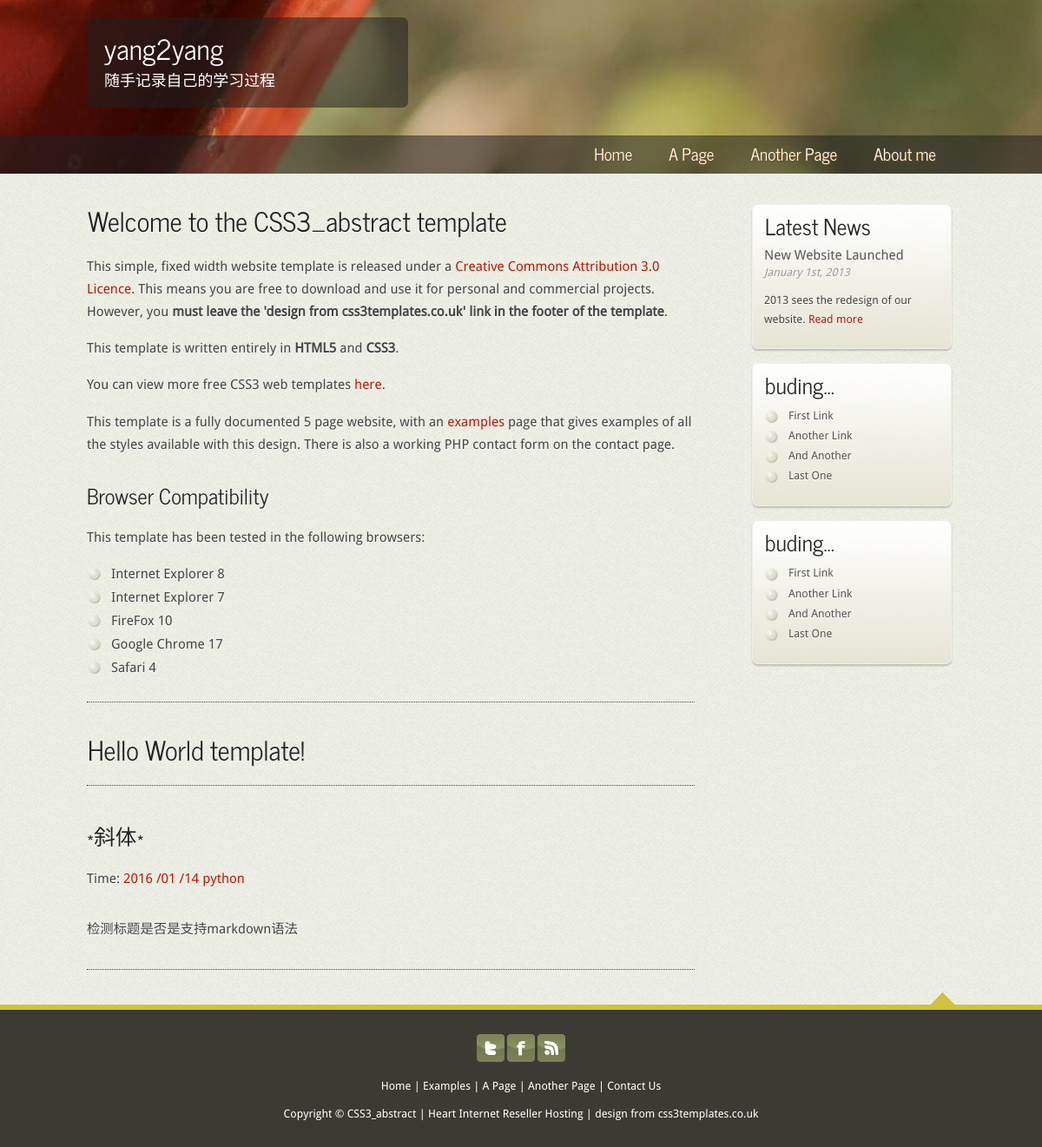
Screenshot of /page/10 with the database file from the repository.
### article/models.py (models this page shows, shortened)
class Article(models.Model):
    title = models.CharField(max_length=100)  # 博客题目
    category = models.CharField(max_length=50, blank=True)  # 博客标签
    date_time = models.DateTimeField(auto_now_add=True)  # 博客日期
    content = MarkdownField()  # 博客文章正文   这里为了使用django_markdown将Text换成了MarkdownField
    def get_absolute_url(self):
        path = reverse('detail', args=[3])
        return "http://127.0.0.1:8000%s" % path  # 注意这里8000后面是没有反斜杠的，md，还看了一会才发现
    class Meta:  # 按时间下降排序     这里为什么要使用一个类来进行对一个东西的排序
        ordering = ['-date_time']

### article/views.py (the view)
# urls.py: url(r'^page/(\d+)$', views.detail, name='detail'),#这里我不知道为什么在官方教程中总是有尖括号扩起来是用来表示什么呢？
def detail(request, id):
    try:
        post = Article.objects.get(id=str(id))
    except Article.DoesNotExist:
        raise Http404
    return render(request, 'post.html', {'post': post})

### article/templatetags/custom_markdown.py (called while the page is built)
@register.filter(is_safe=True)  #注册template filter
@stringfilter  #希望字符串作为参数
def custom_markdown(value):
    return mark_safe(markdown.markdown(value,
        extensions = ['markdown.extensions.fenced_code', 'markdown.extensions.codehilite'],
                                       safe_mode=True,
                                       enable_attributes=False))

### templates/post.html (shortened to what this page needs)
{% extends "base.html" %}
{% load custom_markdown %}
{% block content %}
<div class="content">
                <h2>{{ post.title }}</h2>
                    <p>
                        Time:  <a class="post-author" href="#">{{ post.date_time|date:"Y /m /d"}}</a> <a class="post-category" href="#">{{ post.category }}</a>
                    </p>
                    <p>
                        {{ post.content | custom_markdown }}
                    </p>
</div>
{% endblock %}

### article/static/css/style.css (style rules this page uses)
html { height: 100%; }
* { margin: 0; padding: 0; }
body { font: normal .80em 'Droid Sans', arial, sans-serif; background: #F9F9F9; color: #444; }
p { padding: 0 0 16px 0; line-height: 1.7em; }
h1, h2, h3, h4, h5, h6 { color: #362C20; letter-spacing: 0em; padding: 0 0 5px 0; }
h1, h2, h3 { font: normal 140% 'News Cycle', arial; margin: 0 0 15px 0; padding: 15px 0 5px 0; color: #222; }
h2 { font-size: 160%; padding: 9px 0 5px 0; }
a, a:hover { outline: none; text-decoration: none; color: #BC1600; }
.content { text-align: left; width: 700px; margin: 0 0 15px 0; float: left; font-size: 120%; padding: 14px 0 0 0; }

### templates/base.html (style rules this page uses)
div.content { border-style:dotted; border-bottom-width:1px; border-left-width:0px; border-right-width:0px; border-top-width:0px; }

### rows the page displays
Article: title "*斜体*", date_time "2016 /01 /14", category "python", content|custom_markdown "检测标题是否是支持markdown语法"
